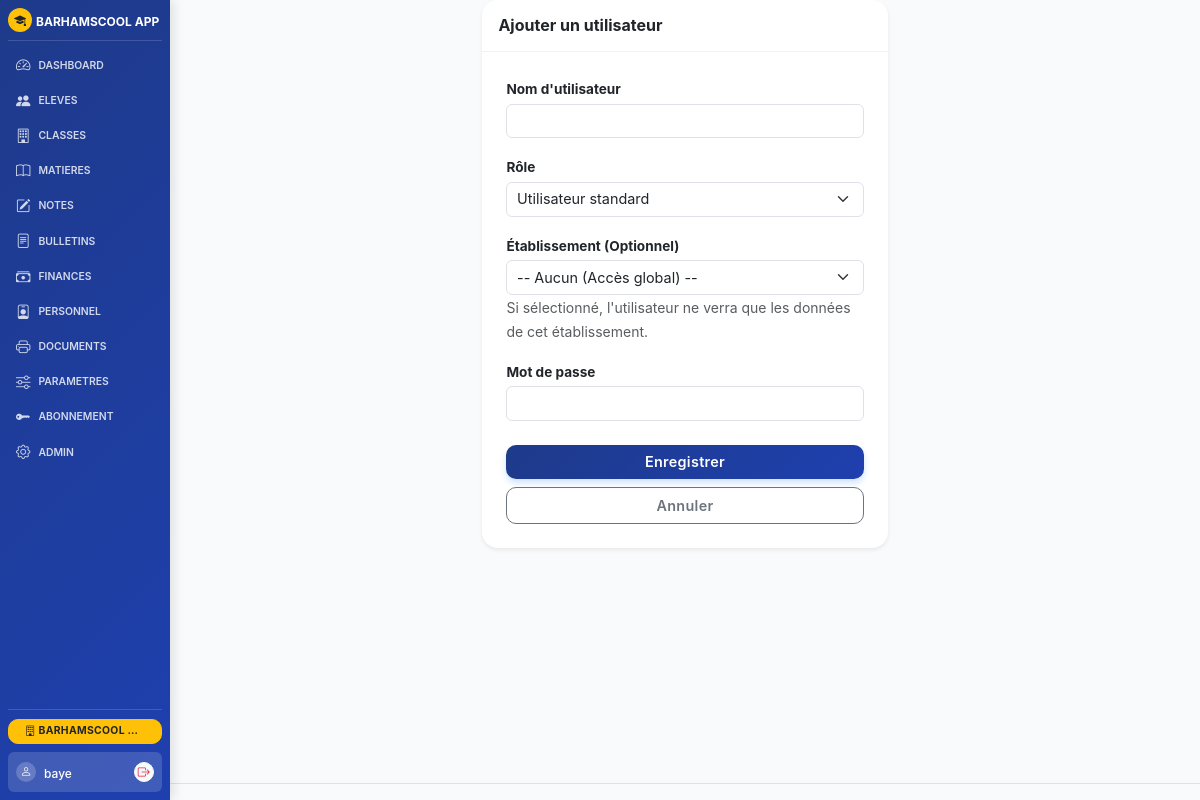
Page /admin/users/ajouter (signed in) on the committed database.
### models.py (models this page shows, shortened)
class Ecole(db.Model):
    id = db.Column(db.Integer, primary_key=True)
    nom = db.Column(db.String(200), default='BARHAMSCOOL APP')
    identifiant = db.Column(db.String(50), unique=True, nullable=True)
    adresse = db.Column(db.String(300), default='ZAC MBAO CITE CAPEC')
    tel = db.Column(db.String(100), default='338369035-772601310-777385032')
    annee_scolaire = db.Column(db.String(20), default='2024-2025')
    zone = db.Column(db.String(100), default='RUFISQUE')
    dev = db.Column(db.String(200), default='Abdou Diatta - Barham Informatique')
    email = db.Column(db.String(150), default='')
    type_ecole = db.Column(db.String(100), default='')
    directeur = db.Column(db.String(150), default='')
    chef_etablissement = db.Column(db.String(150), default='')
    slogan = db.Column(db.String(300), default='')
    autorisation = db.Column(db.String(100), default='')
    code_etablissement = db.Column(db.String(50), default='')
    ia = db.Column(db.String(100), default='')
    ief = db.Column(db.String(100), default='')
    session_timeout = db.Column(db.Integer, default=30)  # en minutes
    max_login_attempts = db.Column(db.Integer, default=5)
    lockout_duration = db.Column(db.Integer, default=15)  # en minutes
    ip_whitelist = db.Column(db.Text, default='')  # IPs autorisées (séparées par virgule)
    smtp_server = db.Column(db.String(150), default='')
    smtp_port = db.Column(db.Integer, default=587)
    smtp_user = db.Column(db.String(150), default='')
    smtp_password = db.Column(db.String(150), default='')
    smtp_use_tls = db.Column(db.Boolean, default=True)
    email_expediteur = db.Column(db.String(150), default='')

class User(UserMixin, db.Model):
    id = db.Column(db.Integer, primary_key=True)
    username = db.Column(db.String(80), unique=True, nullable=False)
    password_hash = db.Column(db.String(256), nullable=False)
    role = db.Column(db.String(50), default='user')
    ecole_id = db.Column(db.Integer, db.ForeignKey('ecole.id'), nullable=True)
    created_at = db.Column(db.DateTime, default=lambda: datetime.now(timezone.utc))
    last_login = db.Column(db.DateTime, nullable=True)
    identifiant = db.Column(db.String(50), unique=True, nullable=True)
    ecole = db.relationship('Ecole', backref='users')

### routes_admin.py (the view, shortened to what this page needs)
@app.route('/admin/users/ajouter', methods=['GET','POST'])
@login_required
def admin_user_ajouter():
    if current_user.role != 'super_users': return redirect(url_for('dashboard'))
    from models import User, Ecole
    ecole_id = get_current_ecole_id()
    return render_template('admin/user_form.html', ecole=Ecole.query.get(ecole_id), all_ecoles=Ecole.query.all())

### app.py (called while the page is built, shortened)
def get_current_ecole_id():
    if 'ecole_id' in session:
        return session['ecole_id']
    ecole = Ecole.query.first()
    if ecole:
        session['ecole_id'] = ecole.id
        return ecole.id
    return 1

def get_current_annee():
    annee_session = session.get('annee_scolaire')
    if annee_session and str(annee_session).strip().lower() != 'none':
        return annee_session

@app.context_processor
def inject_globals():
    try:
        ecole_id = get_current_ecole_id()
        ecole = Ecole.query.get(ecole_id)
        if not ecole:
            ecole = Ecole.query.first()
            if ecole: session['ecole_id'] = ecole.id
        all_ecoles = Ecole.query.all()
        annees = AnneeScolaire.query.filter_by(ecole_id=ecole_id).order_by(AnneeScolaire.annee.desc()).all()
        current_annee = get_current_annee()
    except Exception:
        ecole = None
        all_ecoles = []
        annees = []
        current_annee = get_current_annee()
    return dict(ecole=ecole, all_ecoles=all_ecoles, all_annees=annees, current_annee=current_annee)

@app.context_processor
def inject_licence_status():
    from flask_login import current_user
    from models import Licence
    try:
        if current_user.is_authenticated and current_user.role != 'super_users':
            ecole_id = get_current_ecole_id()
            licence = Licence.licence_active_for_ecole(ecole_id)
            if licence:
                return {
                    'has_licence': True,
                    'est_essai': licence.essai,
                    'jours_restants': licence.jours_restants
                }
            return {'has_licence': False, 'est_essai': False, 'jours_restants': 0}
    except:
        pass
    return {'has_licence': True, 'est_essai': False, 'jours_restants': 0}  # super_users = toujours true

### routes_auth.py (called while the page is built)
@login_manager.user_loader
def load_user(id): return User.query.get(int(id))

### templates/admin/user_form.html (shortened to what this page needs)
{% extends "base.html" %}
{% block content %}
<div class="row justify-content-center">
    <div class="col-md-5">
        <div class="card shadow-sm border-0">
            <div class="card-header bg-white py-3">
                <h5 class="mb-0 fw-bold">{{ 'Modifier l\'utilisateur' if user else 'Ajouter un utilisateur' }}</h5>
            </div>
            <div class="card-body p-4">
                <form method="POST">
                    <div class="mb-3">
                        <label class="form-label fw-bold">Nom d'utilisateur</label>
                        <input type="text" name="username" class="form-control" value="{{ user.username if user }}" required>
                    </div>
                    <div class="mb-3">
                        <label class="form-label fw-bold">Rôle</label>
                        <select name="role" class="form-select">
                            <option value="user" {{ 'selected' if user and user.role == 'user' }}>Utilisateur standard</option>
                        </select>
                    </div>
                    <div class="mb-3">
                        <label class="form-label fw-bold">Établissement (Optionnel)</label>
                        <select name="ecole_id" class="form-select">
                            <option value="">-- Aucun (Accès global) --</option>
                        </select>
                        <small class="text-muted">Si sélectionné, l'utilisateur ne verra que les données de cet établissement.</small>
                    </div>
                    <div class="mb-4">
                        <label class="form-label fw-bold">{{ 'Nouveau mot de passe (laisser vide pour ne pas changer)' if user else 'Mot de passe' }}</label>
                        <input type="password" name="password" class="form-control" {{ 'required' if not user }}>
                    </div>
                    <div class="d-grid gap-2">
                        <button type="submit" class="btn btn-primary btn-lg">Enregistrer</button>
                        <a href="{{ url_for('admin_users') }}" class="btn btn-outline-secondary">Annuler</a>
                    </div>
                </form>
            </div>
        </div>
    </div>
</div>
{% endblock %}

### templates/base.html (shortened to what this page needs)
<!DOCTYPE html>
<html lang="fr">
<head>
    <link href="https://cdn.jsdelivr.net/npm/bootstrap@5.3.3/dist/css/bootstrap.min.css" rel="stylesheet">
    <link href="https://cdn.jsdelivr.net/npm/bootstrap-icons@1.11.3/font/bootstrap-icons.min.css" rel="stylesheet">
    <link href="{{ url_for('static', filename='css/style.css') }}?v=3" rel="stylesheet">
</head>
<body>
    <div class="app-layout {% if not current_user.is_authenticated %}no-sidebar{% endif %}">
        {% if current_user.is_authenticated %}
        <aside class="app-sidebar text-white" id="appSidebar">
            <div class="sidebar-brand">
                <div class="brand-icon bg-warning text-dark rounded-circle me-1" style="width:24px; height:24px; display:flex; align-items:center; justify-content:center; flex-shrink: 0;">
                    <i class="bi bi-mortarboard-fill" style="font-size: 0.75rem !important;"></i>
                </div>
                <div class="brand-text text-truncate" title="{{ ecole.nom if ecole else 'BARHAMSCOOL APP' }}">
                    <span class="fw-bold" style="font-size: 0.75rem !important;">{{ ecole.nom if ecole else 'BARHAMSCOOL APP' }}</span>
                </div>
            </div>
            <nav class="sidebar-menu">
                <ul class="nav flex-column gap-0">
                    {% if not has_licence %}
                    <li class="nav-item">
                        <a class="nav-link d-flex align-items-center gap-2 py-1 px-2 {{ 'active' if request.endpoint == 'abonnement' }}" href="{{ url_for('abonnement') }}">
                            <i class="bi bi-key-fill" style="font-size: 0.9rem;"></i>
                            <span style="font-size: 0.65rem; text-transform: uppercase; font-weight: 600;">Abonnement</span>
                        </a>
                    </li>
                    {% else %}
                    {% for endpoint, icon, label in nav_items %}
                    <li class="nav-item">
                        <a class="nav-link d-flex align-items-center gap-2 py-1 px-2 {{ 'active' if request.endpoint == endpoint }}" href="{{ url_for(endpoint) }}">
                            <i class="bi {{ icon }}" style="font-size: 0.9rem;"></i>
                            <span style="font-size: 0.65rem; text-transform: uppercase; font-weight: 600;">{{ label }}</span>
                        </a>
                    </li>
                    {% endfor %}
                    <li class="nav-item">
                        <a class="nav-link d-flex align-items-center gap-2 py-1 px-2 {{ 'active' if request.endpoint == 'parametres_financiers' }}" href="{{ url_for('parametres_financiers') }}">
                            <i class="bi bi-sliders" style="font-size: 0.9rem;"></i>
                            <span style="font-size: 0.65rem; text-transform: uppercase; font-weight: 600;">Parametres</span>
                        </a>
                    </li>
                    <li class="nav-item">
                        <a class="nav-link d-flex align-items-center gap-2 py-1 px-2 {{ 'active' if request.endpoint == 'abonnement' }}" href="{{ url_for('abonnement') }}">
                            <i class="bi bi-key-fill" style="font-size: 0.9rem;"></i>
                            <span style="font-size: 0.65rem; text-transform: uppercase; font-weight: 600;">Abonnement</span>
                        </a>
                    </li>
                    {% endif %}
                    {% if current_user.role == 'super_users' %}
                    <li class="nav-item">
                        <a class="nav-link d-flex align-items-center gap-2 py-1 px-2 {{ 'active' if request.endpoint == 'admin' }}" href="{{ url_for('admin') }}">
                            <i class="bi bi-gear" style="font-size: 0.9rem;"></i>
                            <span style="font-size: 0.65rem; text-transform: uppercase; font-weight: 600;">Admin</span>
                        </a>
                    </li>
                    {% endif %}
                </ul>
            </nav>
            <div class="sidebar-footer mt-auto">
                {% if current_user.role == 'super_users' and all_ecoles %}
                <div class="dropdown w-100 mb-2">
                    <button class="btn btn-sm btn-warning text-dark dropdown-toggle fw-bold w-100 py-1" type="button" data-bs-toggle="dropdown" aria-expanded="false" style="font-size: 0.65rem; line-height: 1.4; text-overflow: ellipsis; overflow: hidden; white-space: nowrap;" title="{{ ecole.nom if ecole else 'École' }}">
                        <i class="bi bi-building"></i> {{ ecole.nom if ecole else 'École' }}
                    </button>
                </div>
                {% endif %}
                <div class="user-profile-block d-flex align-items-center justify-content-between p-2 rounded" style="background: rgba(255,255,255,0.15);">
                    <div class="d-flex align-items-center gap-2">
                        <div class="avatar bg-white-20 rounded-circle" style="width:20px; height:20px; display:flex; align-items:center; justify-content:center;">
                            <i class="bi bi-person" style="font-size: 0.7rem;"></i>
                        </div>
                        <div class="user-info text-truncate">
                            <span class="fw-medium text-white" style="font-size: 0.75rem;">{{ current_user.username }}</span>
                        </div>
                    </div>
                    <a class="btn btn-sm btn-light p-0 rounded-circle d-flex align-items-center justify-content-center" href="{{ url_for('logout') }}" title="Quitter" style="width: 20px; height: 20px; color: var(--danger-color) !important;">
                        <i class="bi bi-box-arrow-right" style="font-size: 0.75rem;"></i>
                    </a>
                </div>
            </div>
        </aside>
        {% endif %}
        <main class="app-main">
            <div class="container-fluid" style="margin-top:0 !important; padding-top:0 !important;">
                {% block content %}{% endblock %}
            </div>
            <footer class="text-center text-muted py-2 mt-auto border-top small">
            </footer>
        </main>
    </div>
</body>
</html>

### static/css/style.css (style rules this page uses)
:root { --primary-color: #1e3a8a; --primary-gradient: linear-gradient(135deg, #1e3a8a 0%, #1e40af 100%); --accent-color: #f59e0b; --secondary-color: #64748b; --success-color: #10b981; --danger-color: #e11d48; --warning-color: #f59e0b; --info-color: #0ea5e9; --dark-color: #0f172a; --light-bg: #f8fafc; --card-shadow: 0 10px 15px -3px rgba(0, 0, 0, 0.1), 0 4px 6px -2px rgba(0, 0, 0, 0.05); --transition: all 0.25s cubic-bezier(0.4, 0, 0.2, 1); }
body { background-color: var(--light-bg); font-family: 'Outfit', 'Inter', -apple-system, BlinkMacSystemFont, "Segoe UI", Roboto, sans-serif; color: #334155; -webkit-font-smoothing: antialiased; }
.card { border: none; border-radius: 16px; box-shadow: var(--card-shadow); transition: var(--transition); overflow: hidden; }
.card-header { background-color: transparent; border-bottom: 1px solid rgba(0,0,0,0.05); padding: 1.25rem; }
.btn { border-radius: 10px; padding: 0.7rem 1.5rem; font-weight: 600; transition: var(--transition); letter-spacing: 0.3px; }
.btn-primary { background: var(--primary-gradient); border: none; box-shadow: 0 4px 6px rgba(13, 110, 253, 0.2); }
.bg-white-20 { background-color: rgba(255, 255, 255, 0.2); }
html, body { height: 100vh; overflow: hidden; }
body { display: flex; flex-direction: column; }
.container-fluid { flex: 1 1 auto; overflow-y: auto; overflow-x: hidden; padding-top: 0.5rem; padding-bottom: 0.5rem; }
footer { flex-shrink: 0; padding-top: 0.5rem; padding-bottom: 0.5rem; }
.card { margin-bottom: 0.5rem; }
.card-header { padding: 0.5rem 1rem; }
.card-header h5 { margin-bottom: 0; font-size: 1rem; }
.card-body { padding: 0.75rem; }
.form-label { margin-bottom: 0.25rem; font-size: 0.85rem; }
.form-select, .form-control { padding: 0.35rem 0.6rem; font-size: 0.9rem; }
.btn { padding: 0.4rem 1rem; font-size: 0.9rem; }
.app-layout { display: flex; height: 100vh; width: 100vw; overflow: hidden; }
.app-sidebar { width: 170px; flex-shrink: 0; height: 100%; display: flex; flex-direction: column; padding: 0.5rem; background: var(--primary-gradient) !important; box-shadow: 4px 0 10px rgba(0, 0, 0, 0.1); z-index: 1040; }
.sidebar-brand { display: flex; align-items: center; padding-bottom: 0.5rem; margin-bottom: 0.5rem; border-bottom: 1px solid rgba(255, 255, 255, 0.15); }
.sidebar-menu .nav { gap: 0.15rem !important; }
.sidebar-menu .nav-link { padding: 0.35rem 0.5rem !important; }
.sidebar-menu { flex: 1; overflow-y: auto; scrollbar-width: none; -ms-overflow-style: none; }
.sidebar-menu .nav-link { color: rgba(255, 255, 255, 0.8) !important; border-radius: 8px; transition: var(--transition); font-size: 0.8rem; }
.sidebar-footer { padding-top: 0.5rem; border-top: 1px solid rgba(255, 255, 255, 0.15); flex-shrink: 0; }
.app-main { flex: 1; display: flex; flex-direction: column; height: 100%; overflow: hidden; background-color: var(--light-bg); }
.app-main > .container-fluid { flex: 1; overflow-y: auto; padding: 0 12px !important; margin: 0 !important; }
.app-main footer { flex-shrink: 0; }

### rows in the picture
Ecole: nom "BARHAMSCOOL APP", nom "BARHAMSCOOL…"
User: username "baye"

### other values in the picture
{{ label }} "DASHBOARD" "ELEVES" "CLASSES" "MATIERES" "NOTES" "BULLETINS" "FINANCES" "PERSONNEL" "DOCUMENTS"
{{ 'Modifier l\'utilisateur' if user else 'Ajouter un utilisateur' }} "Ajouter un utilisateur"
